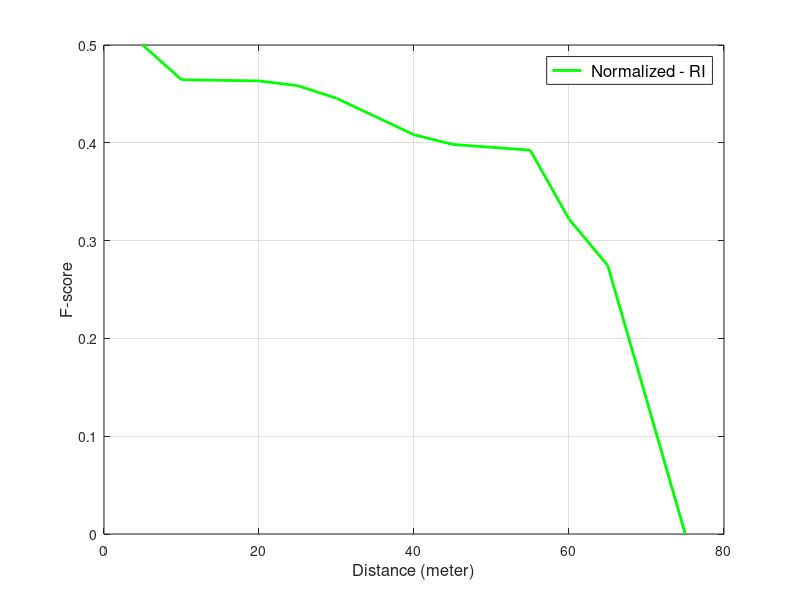

This chart was generated by the following MATLAB code:
clear all
clc

load FscorePedI_PC
load FscoreCarI_PC
load FscoreCyI_PC

% Smoothing the curve
Fscore_meanPC = (FscorePedI_PC+FscoreCarI_PC+FscoreCyI_PC)/3;
Fscore_meanPC(1) = 1;
Fscore_meanPC(4) = (Fscore_meanPC(3)+Fscore_meanPC(5))/2;
Fscore_meanPC(3) = (Fscore_meanPC(2)+Fscore_meanPC(4))/2;
Fscore_meanPC(7) = (Fscore_meanPC(6)+Fscore_meanPC(8))/2;
Fscore_meanPC(10) = (Fscore_meanPC(9)+Fscore_meanPC(11))/2;
save Fscore_meanPC.mat Fscore_meanPC

% Normalized fscore between 0 to 0.5
a=0;
b=0.5;
Normalized_PC = (b-a)*(Fscore_meanPC-min(Fscore_meanPC))/(max(Fscore_meanPC)-min(Fscore_meanPC)) + a;
save Normalized_PC.mat Normalized_PC

% divide samples based on depth
spDivRIr = [5,10,15,20,25,30,35,40,45,50,55,60,65,70,75,80]; % You decide the values
spDivRIr_Normalized=spDivRIr(1:end-1)';

plot(spDivRIr_Normalized, Normalized_PC, '-g','LineWidth',2);
grid
xlabel('Distance (meter)','FontSize',12)
ylabel('F-score','FontSize',12)
legend({' Normalized - RI'},'FontSize',12)